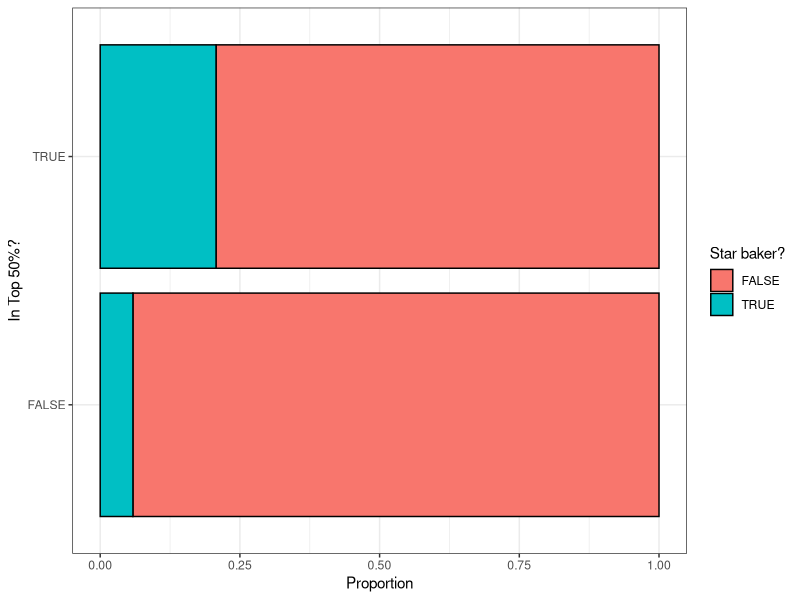
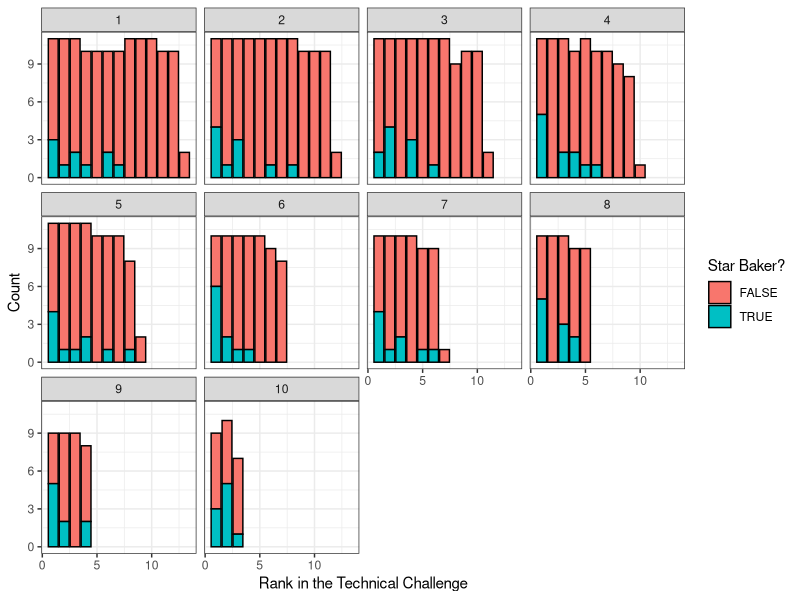

The R script that drew these images, in order:
## ---- chunk 1
#| fig.height: 2
suppressPackageStartupMessages({
    library(dplyr)
    library(ggplot2)
    library(here)
})
theme_set(theme_bw())

bo <- read.csv(here("data", "GreatBritishBakeOff.csv"))

bo <- bo |>
    filter(Competed == 1, !is.na(Technical.Rank)) |>
    group_by(Season, Week.Number) |>
    mutate(
        pos_perc = Technical.Rank / max(Technical.Rank)
    ) |>
    ungroup()

ggplot(bo) +
    aes(x = pos_perc <= 0.5, fill = factor(Star.Baker == 1)) +
    geom_bar(position = "fill", colour = 1) +
    labs(
        x = "In Top 50%?",
        y = "Proportion",
        fill = "Star baker?"
    ) +
    coord_flip()

## ---- chunk 2
ggplot(bo) +
    aes(x = Technical.Rank, fill = factor(Star.Baker == 1)) +
    geom_bar(position = "stack", colour = 1) +
    facet_wrap(~ Week.Number) +
    labs(
        x = "Rank in the Technical Challenge",
        y = "Count",
        fill = "Star Baker?"
    )
